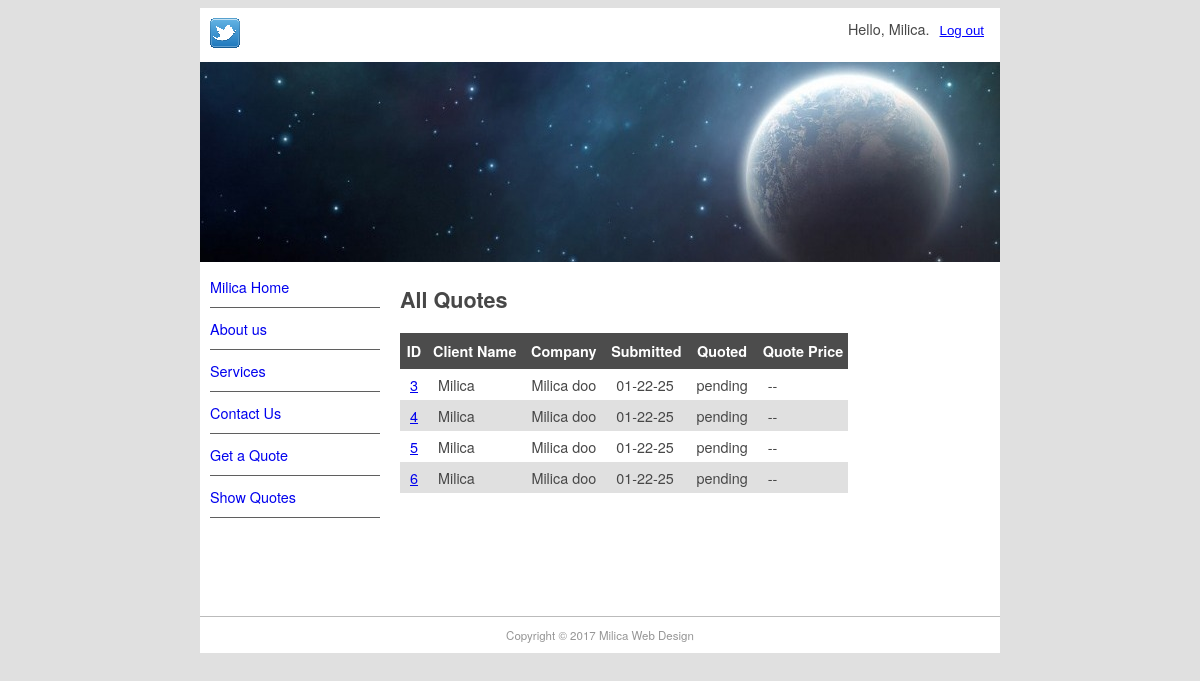
/quote/show (signed in), run on the app's committed database.
### pages/models.py (models this page shows)
class Page(models.Model):
   title = models.CharField(max_length=60)  #<title> elementi u templateu
   permalink = models.CharField(max_length=12, unique=True)  #permanent link ka odredjenoj stranici, unique je jer se tako kreira link ka stranici
   update_date = models.DateTimeField('Last Updated')  #kad je strana bila modifikovana
   bodytext = models.TextField('Page Content', blank=True)  #<body> elemeni u tepmplateu

### quotes/models.py (models this page shows)
class Quote(models.Model):
    name = models.CharField(max_length=100)
    position = models.CharField(max_length=60, blank=True)
    company = models.CharField(max_length=60, blank=True)
    address = models.CharField(max_length=200, blank=True)
    phone = models.CharField(max_length=30, blank=True)
    email = models.EmailField()
    web = models.URLField(blank=True)
    description = models.TextField()
    sitestatus = models.CharField(max_length=20, choices=STATUS_CHOICES) #ovde su iskorisceni tuples koje smo prav ili i to ce biti dropdown
    priority = models.CharField(max_length=40, choices=PRIORITY_CHOICES)
    jobfile = models.FileField(upload_to='uploads/', blank=True)
    submitted = models.DateField(auto_now_add=True)
    quotedate = models.DateField(blank=True, null=True)
    quoteprice = models.DecimalField(decimal_places=2, max_digits=7, blank=True, default=0)
    username = models.ForeignKey(User, blank=True, null=True, on_delete=models.SET_NULL)

### quotes/views.py (the view)
# urls.py: path('show', QuoteList.as_view(), name='show-quotes'),
class QuoteList(LoginRequiredMixin, ListView):  #class generic view
    login_url = reverse_lazy('login')
    context_object_name = 'all_quotes'  #moze da radi i bez ovoga ali je bolje da se da ime
    def get_queryset(self):
        return Quote.objects.filter(username=self.request.user)
    def get_context_data(self, **kwargs): #sluzi da mi se normalno prikazuje meni
        context = super(QuoteList, self).get_context_data(**kwargs)
        context['page_list'] = Page.objects.all()
        return context

### quotes/templates/quotes/quote_list.html (shortened to what this page needs)
{% extends "quotes/quote.html" %}
{% block content %}
<h1>All Quotes</h1>
<table class="quote-table">
    <tr class="quotehdr" >
        <th>ID</th>
        <th>Client Name</th>
        <th>Company</th>
        <th>Submitted</th>
        <th>Quoted</th>
        <th>Quote Price</th>
    </tr>
    {% for quote in all_quotes %}
    <tr class="quoterow {% cycle '' 'altrow' %}" >
        <td><a href="show/{{ quote.id }}">{{ quote.id }}</a></td>
        <td>{{ quote.name }}</td>
        <td>{{ quote.company }}</td>
        <td>{{ quote.submitted|date:"m-d-y" }}</td>
        <td>{{ quote.quotedate|date:"m-d-y"|default:"pending" }}</td>
        <td>{{ quote.quoteprice|default:"--" }}</td>
    </tr>
    {% endfor %}
</table>
{% endblock content %}

### quotes/templates/quotes/quote.html (shortened to what this page needs)
{% extends "base.html" %}
{% block sidenav %}
  {% for page in page_list %}
    <li> <a href="{{ page.permalink }}">{{ page.title }}</a></li>
  {% endfor %}
{% endblock sidenav %}

### django_projekat/templates/base.html (shortened to what this page needs)
{% load static %}
<!doctype html>
<html>
    <head>
        <link href="{% static 'main.css' %}" rel="stylesheet" type="text/css">
    </head>
    <body>
        <div id="wrapper">
            <header id="header">
                <div id="logo"><img src="{% static 'logo.jpg' %}" alt=""/>
                    <span style="float: right;">
                        {% if user.is_authenticated %}
                        <form action="{% url 'logout' %}" method="post" style="display: inline;">
                            Hello, {{ user.username }}. <button type="submit" style="background: none; border: none; color: blue; text-decoration: underline; cursor: pointer;">Log out</button>
                        </form>
                        {% else %}
                        Not logged in. <a href="{% url 'login' %}?next=/">Log in</a>.
                        {% endif %}
                    </span>
                </div>
                <div id="topbanner"><img src="{% static 'top_baner.jpg' %}" width="800" height="200" alt=""/></div>
            </header>
            <aside id="leftsidebar">
                <nav id="nav">
                    {% block sidenav %}{% endblock sidenav %}
                    <li><a href="/contact">Contact Us</a></li>
                    <li><a href="/quote/">Get a Quote</a></li>
                    <li><a href="/quote/show">Show Quotes</a></li></ul>
                </nav>
            </aside>
            <section id="main">
                {% block content %}{% endblock content %}
            </section>
            <footer id="footer">Copyright &copy; 2017 Milica Web Design</footer>
        </div>
    </body>
</html>

### django_projekat/static/main.css (style rules this page uses)
body { background-color: #E0E0E0; font-family: Gotham, "Helvetica Neue", Helvetica, Arial, sans-serif; font-size: 0.9em; text-align: justify; color: #474747; }
#wrapper { margin-top: 0px; margin-left: auto; margin-right: auto; background-color: #FFFFFF; width: 800px; }
#header { border-style: none; width: 800px; height: auto; }
#logo { padding: 10px; }
#leftsidebar { width: 180px; height: 350px; float: left; }
#nav li { padding-top: 10px; padding-bottom: 10px; font-size: 1em; list-style-type: none; border-bottom: thin solid #5F5F5F; color: #4C4C4C;left: 0px; list-style-position: inside; margin-left: 10px; }
#nav li a { text-decoration: none; }
#main { width: 560px; float: left; margin-left: 20px; margin-right: 10px; padding-right: 10px; }
#footer { text-align: center; font-size: 0.8em; margin-top: 5px; padding-top: 10px; padding-bottom: 10px; background-color: #FFFFFF; border-top: thin solid #BBBBBB; clear: both; color: #969696; }
table.quote-table { border-collapse: collapse; }
table.quote-table .quotehdr th { background-color: #4c4c4c; color: white; text-align: center; padding: 8px 5px; border: none; }
table.quote-table .quoterow td { padding: 5px 10px; }
table.quote-table .altrow { background-color: #e0e0e0; }

### data on the page
Page: title "Milica Home"
Page: title "About us"
Page: title "Services"
Quote: id "3", name "Milica", company "Milica doo", submitted "01-22-25", quotedate "pending", quoteprice "--"
Quote: id "4", name "Milica", company "Milica doo", submitted "01-22-25", quotedate "pending", quoteprice "--"
Quote: id "5", name "Milica", company "Milica doo", submitted "01-22-25", quotedate "pending", quoteprice "--"
Quote: id "6", name "Milica", company "Milica doo", submitted "01-22-25", quotedate "pending", quoteprice "--"

### other printed values
{{ user.username }} "Milica"
